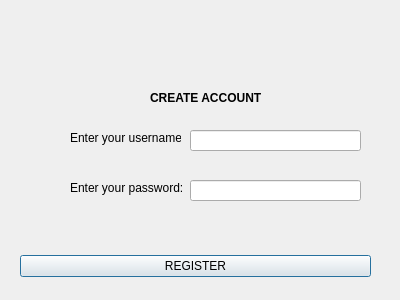
<?xml version="1.0" encoding="UTF-8"?>
<ui version="4.0">
 <class>SignUpWindow</class>
 <widget class="QDialog" name="SignUpWindow">
  <property name="geometry">
   <rect>
    <x>0</x>
    <y>0</y>
    <width>400</width>
    <height>300</height>
   </rect>
  </property>
  <property name="windowTitle">
   <string>REGISTRATION</string>
  </property>
  <widget class="QWidget" name="layoutWidget">
   <property name="geometry">
    <rect>
     <x>20</x>
     <y>250</y>
     <width>351</width>
     <height>33</height>
    </rect>
   </property>
   <layout class="QHBoxLayout">
    <property name="spacing">
     <number>6</number>
    </property>
    <property name="margin" stdset="0">
     <number>0</number>
    </property>
    <item>
     <widget class="QPushButton" name="registerButton">
      <property name="text">
       <string>REGISTER</string>
      </property>
     </widget>
    </item>
   </layout>
  </widget>
  <widget class="QLabel" name="label">
   <property name="geometry">
    <rect>
     <x>70</x>
     <y>130</y>
     <width>111</width>
     <height>16</height>
    </rect>
   </property>
   <property name="text">
    <string>Enter your username: </string>
   </property>
  </widget>
  <widget class="QLabel" name="label_2">
   <property name="geometry">
    <rect>
     <x>70</x>
     <y>180</y>
     <width>121</width>
     <height>16</height>
    </rect>
   </property>
   <property name="text">
    <string>Enter your password:</string>
   </property>
  </widget>
  <widget class="QLineEdit" name="usernameEdit">
   <property name="geometry">
    <rect>
     <x>190</x>
     <y>130</y>
     <width>171</width>
     <height>21</height>
    </rect>
   </property>
  </widget>
  <widget class="QLineEdit" name="passwordEdit">
   <property name="geometry">
    <rect>
     <x>190</x>
     <y>180</y>
     <width>171</width>
     <height>21</height>
    </rect>
   </property>
  </widget>
  <widget class="QLabel" name="label_4">
   <property name="geometry">
    <rect>
     <x>150</x>
     <y>90</y>
     <width>121</width>
     <height>16</height>
    </rect>
   </property>
   <property name="font">
    <font>
     <bold>true</bold>
    </font>
   </property>
   <property name="text">
    <string>CREATE ACCOUNT</string>
   </property>
  </widget>
  <widget class="QLabel" name="label_3">
   <property name="geometry">
    <rect>
     <x>150</x>
     <y>10</y>
     <width>101</width>
     <height>71</height>
    </rect>
   </property>
   <property name="text">
    <string/>
   </property>
   <property name="textFormat">
    <enum>Qt::TextFormat::AutoText</enum>
   </property>
   <property name="pixmap">
    <pixmap>Images/profile_image_size.jpg</pixmap>
   </property>
  </widget>
 </widget>
 <resources/>
 <connections/>
</ui>
